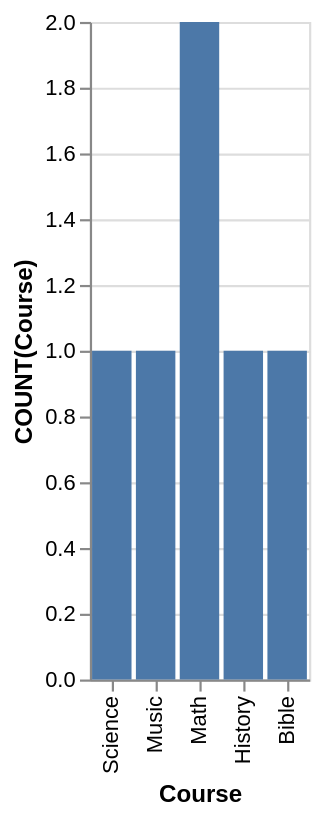

Write the Vega-Lite specification saved for this chart.
### Vega-Lite specification from a JSON file in a GitHub repository (floating-point values rounded to 4 significant figures)
{"data": {"values": [{"x_data": "Science", "y_data": 1}, {"x_data": "Music", "y_data": 1}, {"x_data": "Math", "y_data": 2}, {"x_data": "History", "y_data": 1}, {"x_data": "Bible", "y_data": 1}]}, "mark": "bar", "encoding": {"x": {"field": "x_data", "type": "nominal", "title": "Course", "sort": "descending"}, "y": {"field": "y_data", "type": "quantitative", "title": "COUNT(Course)"}}}
